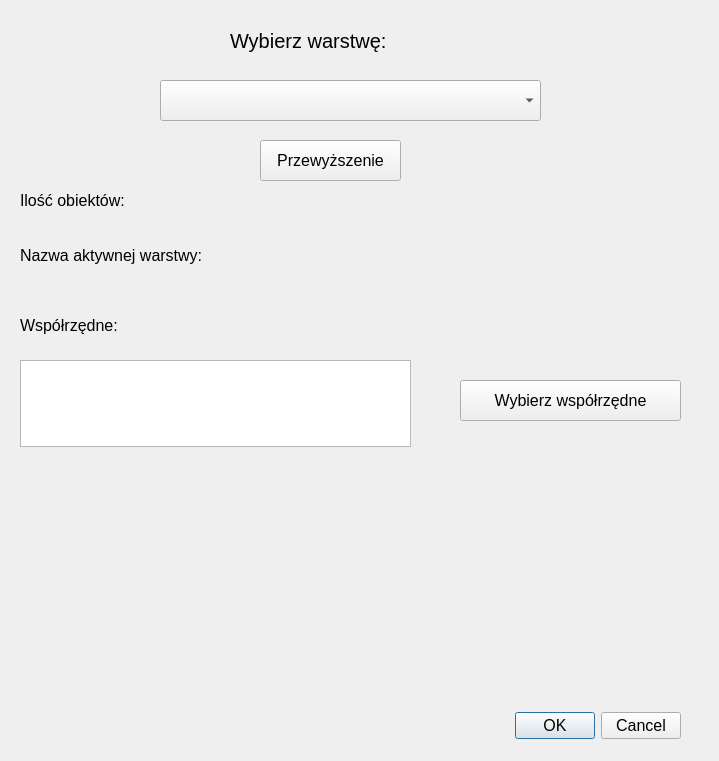
<?xml version="1.0" encoding="UTF-8"?>
<ui version="4.0">
 <class>INF_PROJ_2DialogBase</class>
 <widget class="QDialog" name="INF_PROJ_2DialogBase">
  <property name="geometry">
   <rect>
    <x>0</x>
    <y>0</y>
    <width>719</width>
    <height>761</height>
   </rect>
  </property>
  <property name="font">
   <font>
    <pointsize>12</pointsize>
   </font>
  </property>
  <property name="windowTitle">
   <string>Geodesy_plug</string>
  </property>
  <widget class="QDialogButtonBox" name="button_box">
   <property name="geometry">
    <rect>
     <x>340</x>
     <y>710</y>
     <width>341</width>
     <height>32</height>
    </rect>
   </property>
   <property name="orientation">
    <enum>Qt::Horizontal</enum>
   </property>
   <property name="standardButtons">
    <set>QDialogButtonBox::Cancel|QDialogButtonBox::Ok</set>
   </property>
  </widget>
  <widget class="QPushButton" name="pushButton_zlicz">
   <property name="geometry">
    <rect>
     <x>260</x>
     <y>140</y>
     <width>141</width>
     <height>41</height>
    </rect>
   </property>
   <property name="font">
    <font>
     <pointsize>12</pointsize>
    </font>
   </property>
   <property name="text">
    <string>Przewyższenie</string>
   </property>
  </widget>
  <widget class="QLabel" name="label_warstwa">
   <property name="geometry">
    <rect>
     <x>230</x>
     <y>20</y>
     <width>261</width>
     <height>41</height>
    </rect>
   </property>
   <property name="font">
    <font>
     <pointsize>15</pointsize>
    </font>
   </property>
   <property name="text">
    <string>Wybierz warstwę:</string>
   </property>
  </widget>
  <widget class="QgsMapLayerComboBox" name="mMapLayerComboBox_warstwa">
   <property name="geometry">
    <rect>
     <x>160</x>
     <y>80</y>
     <width>381</width>
     <height>41</height>
    </rect>
   </property>
  </widget>
  <widget class="QPushButton" name="pushButton">
   <property name="geometry">
    <rect>
     <x>460</x>
     <y>380</y>
     <width>221</width>
     <height>41</height>
    </rect>
   </property>
   <property name="text">
    <string>Wybierz współrzędne</string>
   </property>
  </widget>
  <widget class="QTextEdit" name="wsp">
   <property name="geometry">
    <rect>
     <x>20</x>
     <y>360</y>
     <width>391</width>
     <height>87</height>
    </rect>
   </property>
  </widget>
  <widget class="QLabel" name="label_aktnazwa">
   <property name="geometry">
    <rect>
     <x>20</x>
     <y>240</y>
     <width>291</width>
     <height>31</height>
    </rect>
   </property>
   <property name="font">
    <font>
     <pointsize>12</pointsize>
    </font>
   </property>
   <property name="text">
    <string>Nazwa aktywnej warstwy:</string>
   </property>
  </widget>
  <widget class="QLabel" name="label_wsp">
   <property name="geometry">
    <rect>
     <x>20</x>
     <y>310</y>
     <width>151</width>
     <height>31</height>
    </rect>
   </property>
   <property name="font">
    <font>
     <pointsize>12</pointsize>
    </font>
   </property>
   <property name="text">
    <string>Współrzędne:</string>
   </property>
  </widget>
  <widget class="QLabel" name="label_ilosc">
   <property name="geometry">
    <rect>
     <x>20</x>
     <y>190</y>
     <width>141</width>
     <height>20</height>
    </rect>
   </property>
   <property name="text">
    <string>Ilość obiektów:</string>
   </property>
  </widget>
  <widget class="QLabel" name="label_wynik">
   <property name="geometry">
    <rect>
     <x>180</x>
     <y>600</y>
     <width>311</width>
     <height>51</height>
    </rect>
   </property>
   <property name="text">
    <string/>
   </property>
  </widget>
 </widget>
 <customwidgets>
  <customwidget>
   <class>QgsMapLayerComboBox</class>
   <extends>QComboBox</extends>
   <header>qgsmaplayercombobox.h</header>
  </customwidget>
 </customwidgets>
 <resources/>
 <connections>
  <connection>
   <sender>button_box</sender>
   <signal>accepted()</signal>
   <receiver>INF_PROJ_2DialogBase</receiver>
   <slot>accept()</slot>
   <hints>
    <hint type="sourcelabel">
     <x>20</x>
     <y>20</y>
    </hint>
    <hint type="destinationlabel">
     <x>20</x>
     <y>20</y>
    </hint>
   </hints>
  </connection>
  <connection>
   <sender>button_box</sender>
   <signal>rejected()</signal>
   <receiver>INF_PROJ_2DialogBase</receiver>
   <slot>reject()</slot>
   <hints>
    <hint type="sourcelabel">
     <x>20</x>
     <y>20</y>
    </hint>
    <hint type="destinationlabel">
     <x>20</x>
     <y>20</y>
    </hint>
   </hints>
  </connection>
 </connections>
</ui>
